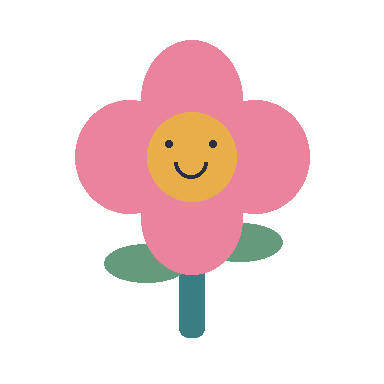
#> input picture beads/examples/flower.png, 384 x 384 px
$ python image_to_beads.py examples/flower.png --output out.png
#> lines starting #> are read from the running program, lines starting #| are printed output that depends on the picture; after the words box and inside, x2 and y2 are one past the last pixel; in counts of white or black regions, pixels touching at a corner belong together
"""Convert a local image to a numbered bead pattern using a user-supplied palette.

Only numpy and Pillow are required. DEMO codes are not manufacturer bead codes.
"""
from __future__ import annotations

import argparse
import csv
from functools import lru_cache
import hashlib
import html
import json
import math
import re
from pathlib import Path

import numpy as np
from PIL import Image, ImageDraw, ImageFont, ImageOps

HERE = Path(__file__).resolve().parent


def read_palette(path: Path) -> list[dict]:
    """Read code,name,hex CSV; preserve exact user codes, rejecting ambiguity."""
    with path.open(encoding="utf-8-sig", newline="") as stream:
        reader = csv.DictReader(stream)
        if not {"code", "name", "hex"}.issubset(reader.fieldnames or []):
            raise ValueError("Palette CSV must contain code,name,hex columns")
        palette, seen = [], set()
        for line, row in enumerate(reader, start=2):
            code, name, color = (str(row.get(key) or "").strip() for key in ("code", "name", "hex"))
            if not code or len(code) > 24 or any(ord(c) < 32 for c in code):
                raise ValueError(f"Invalid palette code on CSV line {line}")
            if code in seen:
                raise ValueError(f"Duplicate palette code: {code}")
            if not re.fullmatch(r"#[0-9A-Fa-f]{6}", color):
                raise ValueError(f"Invalid #RRGGBB value on CSV line {line}")
            if len(name) > 100 or any(ord(c) < 32 for c in name):
                raise ValueError(f"Invalid palette name on CSV line {line}")
            seen.add(code)
            palette.append({"code": code, "name": name or code, "hex": color.upper()})
    if not 1 <= len(palette) <= 256:
        raise ValueError("Palette must contain 1 to 256 colors")
    return palette


def sample_image(path: Path, width: int, height: int | None = None, alpha_threshold: float = 0.35):
    """Area-average premultiplied sRGB; ignore hidden RGB in transparent pixels."""
    if not 1 <= width <= 256 or (height is not None and not 1 <= height <= 256):
        raise ValueError("Grid width and height must each be between 1 and 256")
    if not math.isfinite(alpha_threshold) or not 0 < alpha_threshold <= 1:
        raise ValueError("Alpha threshold must be greater than 0 and at most 1")
    with Image.open(path) as loaded:
        if loaded.width * loaded.height > 40_000_000:
            raise ValueError("Source image exceeds the 40-megapixel working limit")
        src = ImageOps.exif_transpose(loaded).convert("RGBA")
        source_size = src.size
        if height is None:
            height = max(1, round(width * src.height / src.width))
            if height > 256:
                raise ValueError("Automatic grid height exceeds 256; reduce --width or set --height")
        rgba = np.asarray(src, dtype=np.float32)
    alpha = rgba[..., 3] / 255.0
    def area(data):
        return np.asarray(Image.fromarray(data.astype(np.float32)).resize((width, height), Image.Resampling.BOX))
    coverage = area(alpha)
    sampled = np.stack([area(rgba[..., c] * alpha) for c in range(3)], axis=-1)
    sampled /= np.maximum(coverage[..., None], 1e-8)
    sampled = np.clip(sampled, 0, 255)
    return sampled, coverage >= alpha_threshold, coverage, source_size


def srgb_to_lab(rgb: np.ndarray) -> np.ndarray:
    """sRGB (0..255) -> CIELAB, D65/2 degree. No external color library."""
    c = np.asarray(rgb, dtype=np.float64) / 255.0
    linear = np.where(c <= 0.04045, c / 12.92, ((c + 0.055) / 1.055) ** 2.4)
    xyz = linear @ np.array([[0.4124564, 0.3575761, 0.1804375],
                             [0.2126729, 0.7151522, 0.0721750],
                             [0.0193339, 0.1191920, 0.9503041]]).T
    xyz /= np.array([0.95047, 1.0, 1.08883])
    delta = 6 / 29
    f = np.where(xyz > delta ** 3, np.cbrt(xyz), xyz / (3 * delta ** 2) + 4 / 29)
    return np.stack([116*f[..., 1]-16, 500*(f[..., 0]-f[..., 1]), 200*(f[..., 1]-f[..., 2])], axis=-1)


def quantize(sampled: np.ndarray, active: np.ndarray, palette: list[dict]) -> np.ndarray:
    colors = np.array([[int(p["hex"][i:i+2], 16) for i in (1, 3, 5)] for p in palette])
    targets = srgb_to_lab(colors)
    indices = np.full(active.shape, -1, dtype=np.int32)
    valid = srgb_to_lab(sampled[active])
    closest = np.empty(len(valid), dtype=np.int32)
    for start in range(0, len(valid), 2048):
        batch = valid[start:start+2048]
        distance = np.sum((batch[:, None, :] - targets[None, :, :]) ** 2, axis=-1)
        closest[start:start+2048] = np.argmin(distance, axis=1)
    indices[active] = closest
    return indices


@lru_cache(maxsize=64)
def find_font(size: int, supplied: Path | None = None):
    if supplied:
        return ImageFont.truetype(str(supplied), size)
    for candidate in ("C:/Windows/Fonts/msyh.ttc", "C:/Windows/Fonts/arial.ttf",
                      "/usr/share/fonts/opentype/noto/NotoSansCJK-Regular.ttc",
                      "/usr/share/fonts/truetype/dejavu/DejaVuSans.ttf",
                      "/System/Library/Fonts/PingFang.ttc"):
        if Path(candidate).is_file():
            return ImageFont.truetype(candidate, size)
    return ImageFont.load_default(size=size)


def spreadsheet_text(value: str) -> str:
    """Keep imported palette strings literal when a spreadsheet opens the CSV.

    The apostrophe is a spreadsheet text prefix; exact values remain in JSON/SVG.
    Checking after whitespace also covers spreadsheet applications which trim it.
    """
    return "'" + value if value.lstrip().startswith(("=", "+", "-", "@")) else value


def make_chart(indices, palette, counts, destination: Path, font: Path | None = None):
    rows, cols = indices.shape
    cell, margin = 32, 46
    used = [i for i, n in enumerate(counts) if n]
    canvas_width = max(850, cols * cell + margin * 2)
    legend_columns = min(3, max(1, canvas_width // 280))
    legend_width = (canvas_width - 2*margin) / legend_columns
    legend_rows = max(1, math.ceil(len(used)/legend_columns))
    canvas_height = rows*cell + margin*2 + 76 + legend_rows*38
    if canvas_width * canvas_height > 75_000_000:
        raise ValueError("Chart raster is too large; reduce grid dimensions or palette size")
    chart = Image.new("RGB", (canvas_width, canvas_height), "#F9F6EF")
    draw = ImageDraw.Draw(chart)
    svg = [f'<svg xmlns="http://www.w3.org/2000/svg" width="{canvas_width}" height="{canvas_height}" viewBox="0 0 {canvas_width} {canvas_height}">',
           '<rect width="100%" height="100%" fill="#F9F6EF"/>']
    def text(x, y, value, size=12, color="#34373B", anchor="middle"):
        escaped = html.escape(str(value))
        svg.append(f'<text x="{x}" y="{y}" font-family="sans-serif" font-size="{size}" fill="{color}" text-anchor="{anchor}" dominant-baseline="central">{escaped}</text>')
        draw.text((x, y), str(value), font=find_font(size, font), fill=color, anchor="mm" if anchor == "middle" else "lm")
    text(margin, 20, f"BEAD PATTERN  |  {cols} x {rows}  |  {int(sum(counts))} beads", 20, anchor="start")
    for row in range(rows):
        for col in range(cols):
            index = int(indices[row, col])
            x, y = margin + col*cell, margin + row*cell
            fill = palette[index]["hex"] if index >= 0 else "#EEEAE2"
            draw.rectangle((x, y, x+cell, y+cell), fill=fill, outline="#BBB8B1")
            svg.append(f'<rect x="{x}" y="{y}" width="{cell}" height="{cell}" fill="{fill}" stroke="#BBB8B1" stroke-width="0.5"/>')
            if index < 0:
                # A blank cell means no bead, not a transparent/white color code.
                continue
            rgb = [int(fill[i:i+2], 16) for i in (1, 3, 5)]
            ink = "#FFFDF8" if np.dot(rgb, [0.2126, 0.7152, 0.0722]) < 130 else "#25272B"
            code = palette[index]["code"]
            size = max(1, min(12, int(45 / max(1, len(code)))))
            text(x+cell/2, y+cell/2, code, size, ink)
    for col in range(cols):
        if cols <= 60 or (col+1) % 5 == 0:
            text(margin+(col+0.5)*cell, margin-12, col+1, 10)
    for row in range(rows):
        if rows <= 60 or (row+1) % 5 == 0:
            text(margin-17, margin+(row+0.5)*cell, row+1, 10)
    legend_y = margin+rows*cell+35
    text(margin, legend_y, "COLOR CODE / NAME / QUANTITY   |   Blank cell = no bead", 14, anchor="start")
    for pos, index in enumerate(used):
        x = margin + (pos % legend_columns)*legend_width
        y = legend_y+35+(pos//legend_columns)*38
        p = palette[index]
        draw.ellipse((x, y-9, x+18, y+9), fill=p["hex"], outline="#888888")
        svg.append(f'<circle cx="{x+9}" cy="{y}" r="9" fill="{p["hex"]}" stroke="#888888"/>')
        label = f'{p["code"]} / {p["name"]} / {counts[index]}'
        # Fit the full legend string; JSON and CSV always preserve exact names.
        size = 12
        while size > 6 and draw.textlength(label, font=find_font(size, font)) > legend_width-35:
            size -= 1
        text(x+28, y, label, size, anchor="start")
    svg.append("</svg>")
    chart.save(destination/"numbered-chart.png")
    (destination/"numbered-chart.svg").write_text("\n".join(svg), encoding="utf-8")


def convert(input_path: Path, palette_path: Path, output: Path, width: int = 32,
            height: int | None = None, alpha_threshold: float = .35, font: Path | None = None):
    palette = read_palette(palette_path)
    sampled, active, coverage, source_size = sample_image(input_path, width, height, alpha_threshold)
    indices = quantize(sampled, active, palette)
    counts = np.bincount(indices[active], minlength=len(palette)).astype(int).tolist()
    grid_height, grid_width = indices.shape
    output.mkdir(parents=True, exist_ok=True)
    data = {
        "schemaVersion": 1, "width": grid_width, "height": grid_height,
        "origin": "top-left; rows[y][x]; null means no bead", "palette": palette,
        "indices": [[None if i < 0 else int(i) for i in row] for row in indices],
        "codes": [[None if i < 0 else palette[i]["code"] for i in row] for row in indices],
        "counts": counts, "beadCount": int(active.sum()), "blankCount": int((~active).sum()),
        "sampling": "Pillow BOX area resampling of alpha-premultiplied sRGB; no dithering",
        "colorMatching": "nearest CIELAB D65 color, squared Delta E 1976; not physical color calibration",
        "alphaThreshold": alpha_threshold,
        "source": {"file": input_path.name, "size": list(source_size), "sha256": hashlib.sha256(input_path.read_bytes()).hexdigest()},
        "paletteSource": {"file": palette_path.name, "sha256": hashlib.sha256(palette_path.read_bytes()).hexdigest()},
    }
    (output/"beads-grid.json").write_text(json.dumps(data, indent=2, ensure_ascii=False)+"\n", encoding="utf-8")
    with (output/"color-counts.csv").open("w", encoding="utf-8-sig", newline="") as stream:
        writer = csv.writer(stream)
        writer.writerow(["code", "name", "hex", "quantity"])
        for p, n in zip(palette, counts):
            if n:
                writer.writerow([spreadsheet_text(p["code"]), spreadsheet_text(p["name"]), p["hex"], n])
    pixels = np.zeros((*indices.shape, 4), dtype=np.uint8)
    colors = np.array([[int(p["hex"][i:i+2], 16) for i in (1, 3, 5)] for p in palette], dtype=np.uint8)
    pixels[active, :3] = colors[indices[active]]
    pixels[active, 3] = 255
    Image.fromarray(pixels).resize((grid_width*12, grid_height*12), Image.Resampling.NEAREST).save(output/"pixel-preview.png")
    make_chart(indices, palette, counts, output, font)
    return data


def main():
    parser = argparse.ArgumentParser(description=__doc__)
    parser.add_argument("input", type=Path, help="Local PNG/JPEG image")
    parser.add_argument("--palette", type=Path, default=HERE/"palettes/demo.csv", help="CSV with code,name,hex columns")
    parser.add_argument("--width", type=int, default=32, help="Grid columns, 1..256")
    parser.add_argument("--height", type=int, help="Grid rows; default preserves source aspect ratio")
    parser.add_argument("--alpha-threshold", type=float, default=.35, help="Minimum cell alpha coverage (0,1]")
    parser.add_argument("--font", type=Path, help="Optional local TTF/TTC font for raster labels")
    parser.add_argument("--output", type=Path, required=True)
    args = parser.parse_args()
    try:
        data = convert(args.input, args.palette, args.output, args.width, args.height, args.alpha_threshold, args.font)
#> (reads beads/palettes/demo.csv from the repository)
#> in sample_image, loaded is the input picture: PIL image 384x384 RGBA; mean R, G, B, A 56, 36.8, 36.5, 67.2
#> in sample_image, `alpha = rgba[..., 3] / 255.0`:
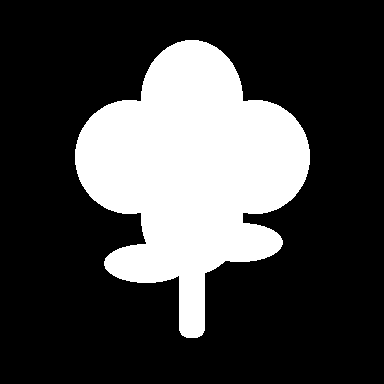
#> alpha: shape (384, 384) float32; values 0 (black) and 1 (white), 26.3% white; 1 white region, box (x1, y1, x2, y2) and area: (75, 40, 310, 338) 38835
#> in sample_image, `sampled /= np.maximum(coverage[..., None], 1e-8)`:
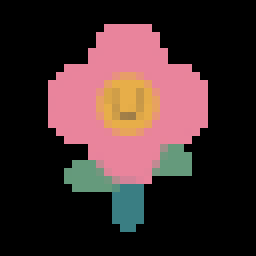
#> sampled: shape (32, 32, 3) float32 (shown 8 times larger); mean R, G, B 65, 44, 44.1
#> in convert, `sampled, active, coverage, source_size = sample_image(input_path, widt..`:
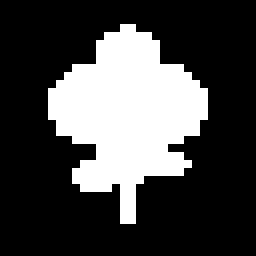
#> active: shape (32, 32) bool (shown 8 times larger); 27.4% white; 1 white region, box (x1, y1, x2, y2) and area: (6, 3, 26, 28) 281
#> in convert, `sampled, active, coverage, source_size = sample_image(input_path, widt..`: source_size = (384, 384)
#> in srgb_to_lab (call 2), `c = np.asarray(rgb, dtype=np.float64) / 255.0`: c = 281 rows, first 8: [0.914, 0.518, 0.612], [0.914, 0.518, 0.612], [0.914, 0.518, 0.612], [0.914, 0.518, 0.612], [0.914, 0.518, 0.612], [0.914, 0.518, 0.612], [0.914, 0.518, 0.612], [0.914, 0.518, 0.612]
#> in srgb_to_lab (call 2), `linear = np.where(c <= 0.04045, c / 12.92, ((c + 0.055) / 1.055) ** 2.4)`: linear = 281 rows, first 8: [0.815, 0.231, 0.332], [0.815, 0.231, 0.332], [0.815, 0.231, 0.332], [0.815, 0.231, 0.332], [0.815, 0.231, 0.332], [0.815, 0.231, 0.332], [0.815, 0.231, 0.332], [0.815, 0.231, 0.332]
#> in srgb_to_lab (call 2), `xyz = linear @ np.array([[0.4124564, 0.3575761, 0.1804375], [0.2126729..`: xyz = 281 rows, first 8: [0.479, 0.362, 0.359], [0.479, 0.362, 0.359], [0.479, 0.362, 0.359], [0.479, 0.362, 0.359], [0.479, 0.362, 0.359], [0.479, 0.362, 0.359], [0.479, 0.362, 0.359], [0.479, 0.362, 0.359]
#> in srgb_to_lab (call 2), `xyz /= np.array([0.95047, 1.0, 1.08883])`: xyz = 281 rows, first 8: [0.504, 0.362, 0.33], [0.504, 0.362, 0.33], [0.504, 0.362, 0.33], [0.504, 0.362, 0.33], [0.504, 0.362, 0.33], [0.504, 0.362, 0.33], [0.504, 0.362, 0.33], [0.504, 0.362, 0.33]
#> in srgb_to_lab (call 2), `f = np.where(xyz > delta ** 3, np.cbrt(xyz), xyz / (3 * delta ** 2) + ..`: f = 281 rows, first 8: [0.796, 0.713, 0.691], [0.796, 0.713, 0.691], [0.796, 0.713, 0.691], [0.796, 0.713, 0.691], [0.796, 0.713, 0.691], [0.796, 0.713, 0.691], [0.796, 0.713, 0.691], [0.796, 0.713, 0.691]
#> in quantize, `valid = srgb_to_lab(sampled[active])`: valid = 281 rows, first 8: [66.7, 41.33, 4.39], [66.7, 41.33, 4.39], [66.7, 41.33, 4.39], [66.7, 41.33, 4.39], [66.7, 41.33, 4.39], [66.7, 41.33, 4.39], [66.7, 41.33, 4.39], [66.7, 41.33, 4.39]
#> in quantize, `closest = np.empty(len(valid), dtype=np.int32)`: closest = 281 values, max 1103157119 at index 96, min -1765072639 at index 97, mean 47344982.5
#> the loop in quantize, `for start in range(0, len(valid), 2048):` made 1 pass
#> after the loop in quantize, `for start in range(0, len(valid), 2048):`: closest = 281 values, max 9 at index 86, min 1 at index 0, mean 2.03
#> in quantize, `indices[active] = closest`:
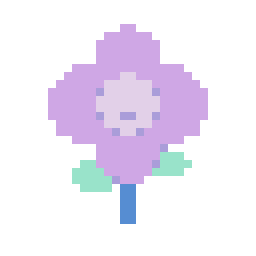
#> indices: shape (32, 32) int32 (shown 8 times larger); 6 distinct labels, from -1 to 9; one colour per label, 0 black, -1 white
#> in convert, `counts = np.bincount(indices[active], minlength=len(palette)).astype(i..`: counts = [0, 192, 0, 42, 26, 10, 0, 0, 0, 11]
#> the loop in convert, `for p, n in zip(palette, counts):` made 10 passes
#> (p, n) on passes 1 to 10: ({'code': 'D01', 'name': 'Cream', 'hex': '#FFF3DA'}, 0), ({'code': 'D02', 'name': 'Rose', 'hex': '#E9849C'}, 192), ({'code': 'D03', 'name': 'Coral', 'hex': '#E56556'}, 0), ({'code': 'D04', 'name': 'Amber', 'hex': '#E7AE49'}, 42), ({'code': 'D05', 'name': 'Leaf', 'hex': '#659A7C'}, 26), ({'code': 'D06', 'name': 'Teal', 'hex': '#3A7E83'}, 10), ({'code': 'D07', 'name': 'Night', 'hex': '#292E47'}, 0), ({'code': 'D08', 'name': 'White', 'hex': '#FFFFFF'}, 0), ({'code': 'D09', 'name': 'Lilac', 'hex': '#AEA4D1'}, 0), ({'code': 'D10', 'name': 'Sand', 'hex': '#C3A28B'}, 11)
#> in convert, `colors = np.array([[int(p["hex"][i:i+2], 16) for i in (1, 3, 5)] for p..`: colors = [[255, 243, 218], [233, 132, 156], [229, 101, 86], [231, 174, 73], [101, 154, 124], [58, 126, 131], [41, 46, 71], [255, 255, 255], [174, 164, 209], [195, 162, 139]]
#> in convert, `pixels[active, 3] = 255`:
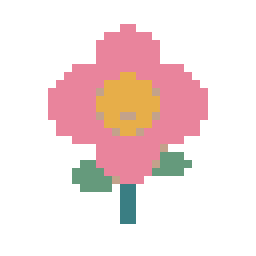
#> pixels: shape (32, 32, 4) (shown 8 times larger); mean of channels 0, 1, 2, 3 58.4, 38.8, 38.2, 70; transparent parts drawn white
#> in make_chart, `used = [i for i, n in enumerate(counts) if n]`: used = [1, 3, 4, 5, 9]
#> in make_chart, `legend_rows = max(1, math.ceil(len(used)/legend_columns))`: legend_rows = 2
#> in make_chart, `canvas_height = rows*cell + margin*2 + 76 + legend_rows*38`: canvas_height = 1268
#> in make_chart, `chart = Image.new("RGB", (canvas_width, canvas_height), "#F9F6EF")`:
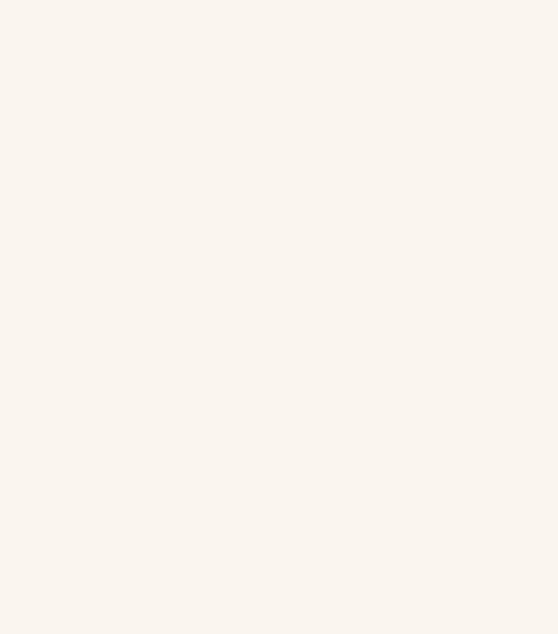
#> chart: PIL image 1116x1268 RGB (shown at 1/2 size); mean R, G, B 249, 246, 239
#> after the loop in make_chart, `for row in range(rows):`: svg = 1308 items
#> the loop in make_chart, `for pos, index in enumerate(used):` made 5 passes
#> (index, x, y, p) on passes 1 to 5: (1, 46, 1140, {'code': 'D02', 'name': 'Rose', 'hex': '#E9849C'}), (3, 387.3, 1140, {'code': 'D04', 'name': 'Amber', 'hex': '#E7AE49'}), (4, 728.7, 1140, {'code': 'D05', 'name': 'Leaf', 'hex': '#659A7C'}), (5, 46, 1178, {'code': 'D06', 'name': 'Teal', 'hex': '#3A7E83'}), (9, 387.3, 1178, {'code': 'D10', 'name': 'Sand', 'hex': '#C3A28B'})
#> after the loop in make_chart, `for pos, index in enumerate(used):`: svg = 1383 items
#> in make_chart, `chart.save(destination/"numbered-chart.png")`:
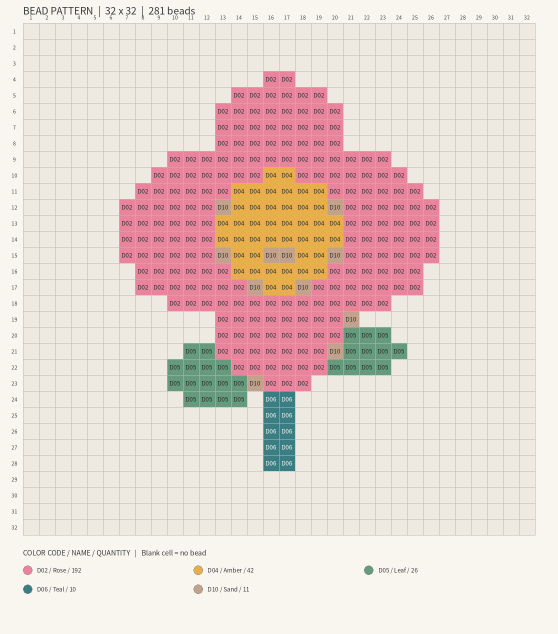
#> saved as numbered-chart.png: PIL image 1116x1268 RGB (shown at 1/2 size); mean R, G, B 230.8, 215.1, 208.7
#> data = 15 items
    except (OSError, ValueError) as error:
        parser.error(str(error))
    print(json.dumps({"output": str(args.output), "grid": [data["width"], data["height"]],
                      "beads": data["beadCount"], "colors": sum(c > 0 for c in data["counts"])}, ensure_ascii=False))
#| {"output": "out.png", "grid": [32, 32], "beads": 281, "colors": 5}


if __name__ == "__main__":
    main()
